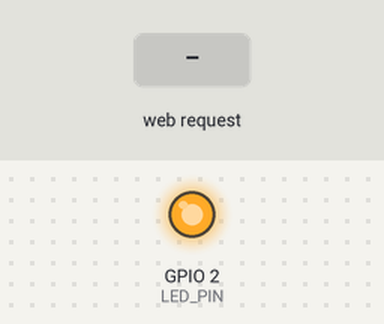
Bench run of a sketch on a simulated ESP8266 (NodeMCU). On the bench: output pins drawn as LEDs (lit = HIGH). The inputs (shaded band) are chosen by the test bench. WiFi joins after 1.5 s; servers stay silent unless stated; what the sketch prints to the serial monitor is not drawn.

Above: at 2.8 s.
2.9 s: HTTP request GET /on received
At 3.3 s:
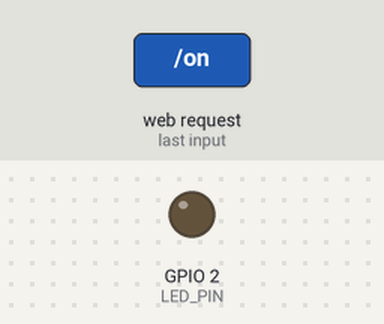
4.4 s: HTTP request GET /off received
At 5.7 s:
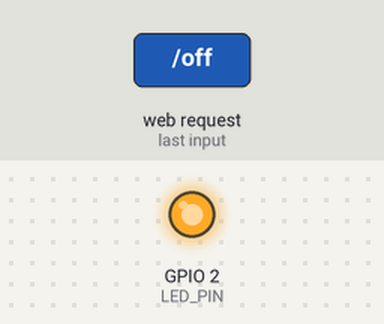
Timing chart, 0 to 7.4 s (numbered marks = the images above; inputs shaded):
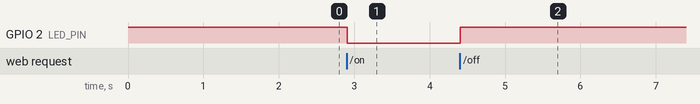

The sketch:

NodeMCU_Starter.ino
```cpp
/*
 * NodeMCU V3 (ESP8266) — Starter Sample
 *
 * Fitur:
 * 1. Connect ke WiFi
 * 2. Built-in LED (D4 / GPIO2) blink sebagai indikator
 * 3. Simple web server buat control LED via browser
 * 4. Serial monitor buat debug
 *
 * Koneksi:
 * - Micro USB → laptop
 * - Baud rate: 9600 (Serial Monitor)
 */

#include <ESP8266WiFi.h>
#include <ESP8266WebServer.h>

// ===== GANTI INI =====
const char *SSID = "WIFI_SSID";
const char *PASSWORD = "WIFI_PASSWORD";
// =====================

const int LED_PIN = LED_BUILTIN; // D4 / GPIO2 — aktif LOW di NodeMCU
const int BAUD = 9600;

ESP8266WebServer server(80);

/* ===== HTML buat web control ===== */
const char WEB_PAGE[] PROGMEM = R"rawliteral(
<!DOCTYPE html>
<html>
<head>
  <title>ESP8266 Control</title>
  <meta charset="UTF-8">
  <meta name="viewport" content="width=device-width, initial-scale=1">
  <style>
    body { font-family: sans-serif; text-align: center; padding: 40px; background: #1a1a2e; color: #eee; }
    h1 { font-size: 2rem; margin-bottom: 30px; }
    .btn {
      display: inline-block; padding: 16px 40px; margin: 10px; font-size: 1.2rem;
      border: none; border-radius: 8px; cursor: pointer; color: white;
    }
    .btn-on { background: #00c853; }
    .btn-off { background: #e53935; }
    .btn:hover { opacity: 0.85; }
    .status { margin-top: 20px; font-size: 1.1rem; }
  </style>
</head>
<body>
  <h1>⚡ NodeMCU Control</h1>
  <a href="/on"><button class="btn btn-on">🔴 LED ON</button></a>
  <a href="/off"><button class="btn btn-off">⚫ LED OFF</button></a>
  <p class="status" id="status">Checking...</p>
  <script>
    fetch("/status").then(r => r.text()).then(t => document.getElementById("status").innerText = "LED: " + t);
  </script>
</body>
</html>
)rawliteral";

/* ===== Setup — jalan sekali pas board nyala ===== */
void setup() {
  Serial.begin(BAUD);
  pinMode(LED_PIN, OUTPUT);
  digitalWrite(LED_PIN, HIGH); // Matiin LED (HIGH = off karena aktif LOW)

  Serial.println("\n==============================");
  Serial.println("  NodeMCU V3 — Starter Sample");
  Serial.println("==============================\n");

  // Connect WiFi
  Serial.print("Connecting to WiFi: ");
  Serial.println(SSID);
  WiFi.begin(SSID, PASSWORD);

  int attempts = 0;
  while (WiFi.status() != WL_CONNECTED && attempts < 40) {
    delay(500);
    Serial.print(".");
    attempts++;
  }

  if (WiFi.status() == WL_CONNECTED) {
    Serial.println("\n✅ WiFi Connected!");
    Serial.print("IP Address: ");
    Serial.println(WiFi.localIP());
  } else {
    Serial.println("\n❌ WiFi gagal connect. Cek SSID & password.");
  }

  // Setup web server routes
  server.on("/", []() { server.send_P(200, "text/html", WEB_PAGE); });
  server.on("/on", []() {
    digitalWrite(LED_PIN, LOW);
    server.send_P(200, "text/plain", "ON");
    Serial.println("🔴 LED ON");
  });
  server.on("/off", []() {
    digitalWrite(LED_PIN, HIGH);
    server.send_P(200, "text/plain", "OFF");
    Serial.println("⚫ LED OFF");
  });
  server.on("/status", []() {
    String state = digitalRead(LED_PIN) == LOW ? "ON" : "OFF";
    server.send(200, "text/plain", state);
  });

  server.begin();
  Serial.println("🌐 Web server started!");
  Serial.print("Buka browser: http://");
  Serial.println(WiFi.localIP());
}

/* ===== Loop — jalan terus ===== */
void loop() {
  server.handleClient(); // Handle request dari browser

  // Blink cepat kalo belum connect WiFi (indikator)
  if (WiFi.status() != WL_CONNECTED) {
    digitalWrite(LED_PIN, LOW);
    delay(200);
    digitalWrite(LED_PIN, HIGH);
    delay(200);
  }

  delay(10); // Biar gak makan CPU full
}
```

Measured:
- after the input at 2.9 s, GPIO 2 (LED_PIN): HIGH → LOW at once
- after the input at 4.4 s, GPIO 2 (LED_PIN): LOW → HIGH at once
